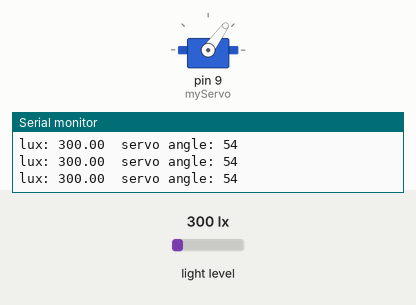
Simulated run of this sketch. Board: Arduino Uno, built with avr-gcc and run on an emulated ATmega328P. On the bench: servo, the last lines printed to the serial monitor. Inputs (shaded band) come from the test bench; at power-on: light level 300 lx.

Above: at 1.2 s.
1.3 s: light level set to 40 lx
At 2.5 s:
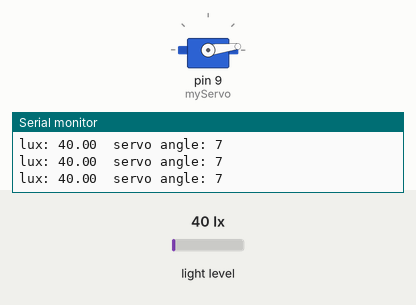
2.8 s: light level set to 500 lx
At 3.7 s:
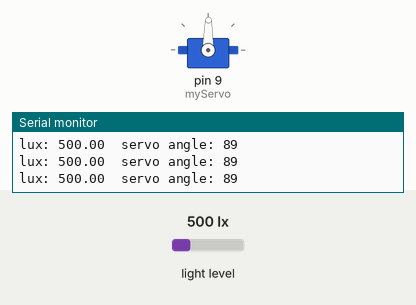
4.3 s: light level set to 1000 lx
At 4.8 s:
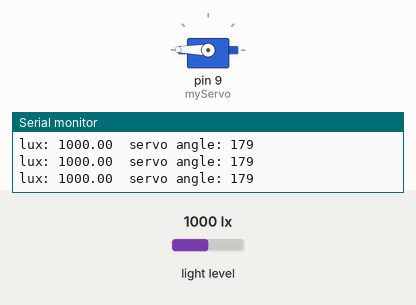
5.8 s: light level set to 1500 lx
At 7.2 s:
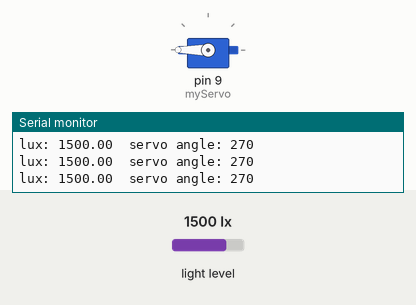
Timing chart, 0 to 8.3 s (numbered marks = the images above; inputs shaded):
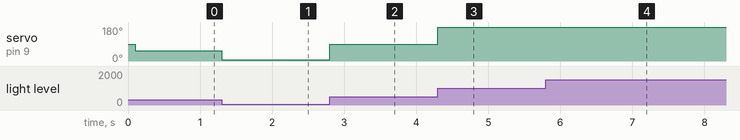

The sketch:

combined_128.ino
```cpp
// snippet: combined_128
// tags: combined, multi-sensor, millis, bh1750, servo
// boards: avr, megaavr, nano33iot, rp2040
// not-tags: romi32u4
// library: BH1750, Servo
// description: Light-reactive servo: BH1750 lux over I2C
// prompts: light-reactive, servo, bh1750, declare, bh1750, lightmeter
// verified: compile-only
// source: kd-generated (id 128)
// exact-include: Wire.h, BH1750.h, Servo.h

#include <Wire.h>
#include <BH1750.h>
#include <Servo.h>

BH1750 lightMeter;
float lux = 0.0;
Servo myServo;

unsigned long prevMs = 0;

void setup() {
  Serial.begin(9600);
  Wire.begin();
  lightMeter.begin(BH1750::CONTINUOUS_HIGH_RES_MODE);
  myServo.attach(9);
  myServo.write(90);
}

void loop() {
  unsigned long now = millis();
  if (now - prevMs < 100) return;
  prevMs = now;

  lux = lightMeter.readLightLevel();
  int servoAngle = map(lux, 0.0, 1000.0, 0, 180);
  myServo.write(servoAngle);

  Serial.print("lux: ");
  Serial.print(lux);
  Serial.print("  servo angle: ");
  Serial.println(servoAngle);
}
```

Measured:
- after the input at 1.3 s, servo on pin 9 (myServo): 54° → 7° at once
- after the input at 2.8 s, servo on pin 9 (myServo): 7° → 89° at once
- after the input at 4.3 s, servo on pin 9 (myServo): 89° → 179° at once
- after the input at 5.8 s, servo on pin 9 (myServo): 179° → 180° at once
